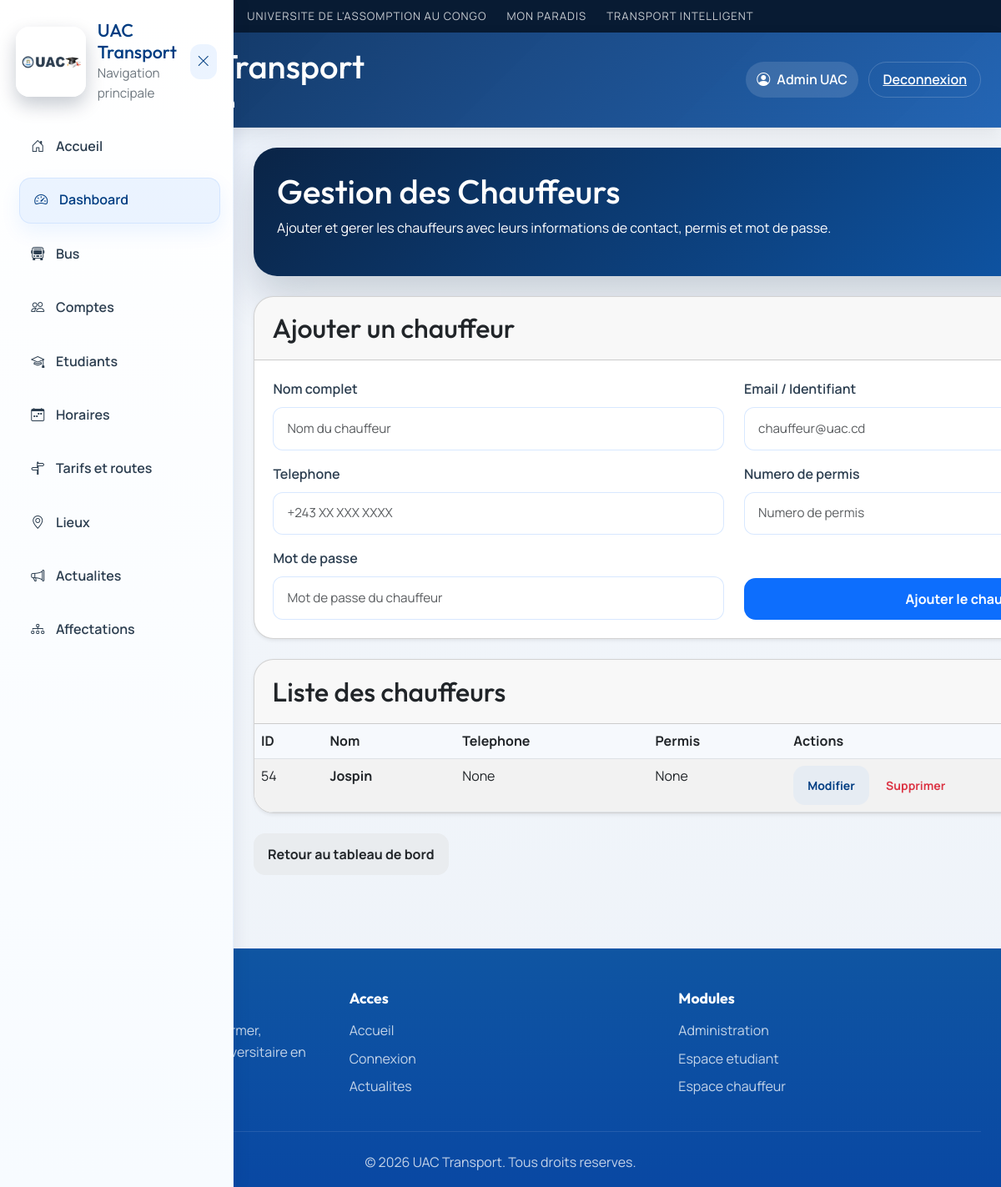
Page /admin/drivers (signed in) on the committed database.
### tables this page shows
CREATE TABLE users (
        id INTEGER PRIMARY KEY AUTOINCREMENT,
        nom TEXT NOT NULL,
        email TEXT UNIQUE NOT NULL,
        password TEXT NOT NULL,
        role TEXT NOT NULL
    , telephone TEXT, permis TEXT, photo_path TEXT, matricule TEXT);

### app.py (the view)
@app.route("/admin/drivers")
def admin_drivers():
    if session.get("role") != "admin":
        return redirect(url_for("login"))
    conn = get_db()
    drivers = conn.execute("SELECT * FROM users WHERE role = 'driver' ORDER BY nom").fetchall()
    conn.close()
    return render_template("admin/drivers.html", drivers=drivers)

### app.py (called while the page is built)
def get_db():
    conn = sqlite3.connect(DATABASE)
    conn.row_factory = sqlite3.Row
    return conn

def get_current_user():
    user_id = session.get("user_id")
    if not user_id:
        return None
    conn = get_db()
    user = conn.execute("SELECT * FROM users WHERE id = ?", (user_id,)).fetchone()
    conn.close()
    return user

@app.context_processor
def inject_current_user():
    return {
        "current_user": get_current_user(),
        "profile_photo_url": profile_photo_url,
        "user_initials": get_user_initials,
    }

### templates/admin/drivers.html (shortened to what this page needs)
{% extends 'base.html' %}
{% block content %}
<div class="admin-page">
    <div class="page-header mb-4">
        <h1>Gestion des Chauffeurs</h1>
        <p class="text-muted">Ajouter et gerer les chauffeurs avec leurs informations de contact, permis et mot de passe.</p>
    </div>
    <div class="admin-form-section">
        <div class="card shadow-sm">
            <div class="card-header">
                <h2>Ajouter un chauffeur</h2>
            </div>
            <div class="card-body">
                <form method="POST" action="/admin/add_driver" class="row gy-3" data-validate>
                    <div class="col-md-6">
                        <label class="form-label">Nom complet</label>
                        <input type="text" name="nom" class="form-control" placeholder="Nom du chauffeur" required>
                    </div>
                    <div class="col-md-6">
                        <label class="form-label">Email / Identifiant</label>
                        <input type="text" name="email" class="form-control" placeholder="chauffeur@uac.cd" required>
                    </div>
                    <div class="col-md-6">
                        <label class="form-label">Telephone</label>
                        <input type="tel" name="telephone" class="form-control" placeholder="+243 XX XXX XXXX" required>
                    </div>
                    <div class="col-md-6">
                        <label class="form-label">Numero de permis</label>
                        <input type="text" name="permis" class="form-control" placeholder="Numero de permis" required>
                    </div>
                    <div class="col-md-6">
                        <label class="form-label">Mot de passe</label>
                        <input type="password" name="password" class="form-control" placeholder="Mot de passe du chauffeur" required>
                    </div>
                    <div class="col-md-6 d-flex align-items-end">
                        <button type="submit" class="btn btn-primary w-100">Ajouter le chauffeur</button>
                    </div>
                </form>
            </div>
        </div>
    </div>
    <div class="admin-list-section mt-4">
        <div class="card shadow-sm">
            <div class="card-header">
                <h2 class="mb-0">Liste des chauffeurs</h2>
            </div>
            <div class="card-body p-0">
                {% if drivers %}
                <div class="table-responsive">
                    <table class="table table-striped mb-0">
                        <thead>
                            <tr>
                                <th>ID</th>
                                <th>Nom</th>
                                <th>Telephone</th>
                                <th>Permis</th>
                                <th>Actions</th>
                            </tr>
                        </thead>
                        <tbody>
                            {% for driver in drivers %}
                            <tr>
                                <td>{{ driver.id }}</td>
                                <td><strong>{{ driver.nom }}</strong></td>
                                <td>{{ driver.telephone }}</td>
                                <td>{{ driver.permis }}</td>
                                <td>
                                    <a href="/admin/edit_driver/{{ driver.id }}" class="btn btn-sm btn-outline-primary">Modifier</a>
                                    <a href="/admin/delete_driver/{{ driver.id }}" class="btn btn-sm btn-outline-danger" onclick="return confirm('Confirmez la suppression?')">Supprimer</a>
                                </td>
                            </tr>
                            {% endfor %}
                        </tbody>
                    </table>
                </div>
                {% else %}
                <div class="p-4 text-center text-muted">
                    <p>Aucun chauffeur enregistre. Ajoutez-en un pour commencer.</p>
                </div>
                {% endif %}
            </div>
        </div>
    </div>
    <div class="mt-4">
        <a href="/admin" class="btn btn-secondary">Retour au tableau de bord</a>
    </div>
</div>
{% endblock %}

### templates/base.html (shortened to what this page needs)
<!DOCTYPE html>
<html lang="fr">
<head>
    <link href="https://cdn.jsdelivr.net/npm/bootstrap@5.3.0/dist/css/bootstrap.min.css" rel="stylesheet">
    <link rel="stylesheet" href="https://cdnjs.cloudflare.com/ajax/libs/font-awesome/6.4.0/css/all.min.css">
    <link rel="stylesheet" href="https://cdn.jsdelivr.net/npm/bootstrap-icons@1.10.5/font/bootstrap-icons.css">
    <link rel="stylesheet" href="{{ url_for('static', filename='css/style.css') }}">
</head>
<body class="{% block body_class %}{% endblock %}">
<header class="site-banner">
    <div class="banner-inner">
        <span class="banner-item">Universite de l'Assomption au Congo</span>
        <span class="banner-item">Mon Paradis</span>
        <span class="banner-item">Transport Intelligent</span>
    </div>
</header>
<header class="topbar">
    <div class="topbar-left">
        <button class="menu-btn" type="button" aria-label="Ouvrir le menu" onclick="toggleMenu()">
        </button>
        <a href="/" class="brand-wrap topbar-brand">
            <img src="{{ url_for('static', filename='img/uaclogo.png') }}" alt="UAC Logo" class="topbar-logo">
            <div>
                <h1>UAC Transport</h1>
                <p class="muted mb-0">
                    {% if session.get('role') == 'admin' %}
                    Administration
                    {% elif session.get('role') == 'student' %}
                    Espace etudiant
                    {% elif session.get('role') == 'driver' %}
                    Espace chauffeur
                    {% else %}
                    Suivi et actualites
                    {% endif %}
                </p>
            </div>
        </a>
    </div>
    <div class="topbar-actions">
        {% if session.get('user_id') %}
        <span class="topbar-user-chip">
            <i class="bi bi-person-circle"></i>
            {{ session.get('nom') }}
        </span>
        <a class="btn btn-link topbar-link" href="/logout">Deconnexion</a>
        {% else %}
        <a class="btn btn-link topbar-link" href="/login">Connexion</a>
        {% endif %}
    </div>
</header>
<aside id="sidebar" class="sidebar">
    <div class="sidebar-header">
        <div class="sidebar-brand">
            <img src="{{ url_for('static', filename='img/uaclogo.png') }}" alt="UAC Logo" class="sidebar-logo">
            <div>
                <h2>UAC Transport</h2>
                <p class="muted mb-0">Navigation principale</p>
            </div>
        </div>
        <button class="close-btn" type="button" aria-label="Fermer" onclick="toggleMenu()">
            <i class="bi bi-x-lg"></i>
        </button>
    </div>
    <nav class="sidebar-nav">
        <a href="/"><i class="bi bi-house-door"></i><span>Accueil</span></a>
        {% if session.get('role') == 'admin' %}
        <a href="/admin"><i class="bi bi-speedometer2"></i><span>Dashboard</span></a>
        <a href="/admin/buses"><i class="bi bi-bus-front"></i><span>Bus</span></a>
        <a href="/admin/users"><i class="bi bi-people"></i><span>Comptes</span></a>
        <a href="/admin/students"><i class="bi bi-mortarboard"></i><span>Etudiants</span></a>
        <a href="/admin/schedules"><i class="bi bi-calendar-week"></i><span>Horaires</span></a>
        <a href="/admin/routes"><i class="bi bi-signpost-split"></i><span>Tarifs et routes</span></a>
        <a href="/admin/locations"><i class="bi bi-geo-alt"></i><span>Lieux</span></a>
        <a href="/admin/news"><i class="bi bi-megaphone"></i><span>Actualites</span></a>
        <a href="/admin/assignments"><i class="bi bi-diagram-3"></i><span>Affectations</span></a>
        {% endif %}
    </nav>
</aside>
<main class="content">
    {% block content %}{% endblock %}
</main>
{% block footer %}
<footer class="footer">
    <div class="footer-content">
        <div class="footer-section">
            <h3>UAC Transport</h3>
            <p>Une plateforme moderne pour informer, organiser et suivre le transport universitaire en temps reel.</p>
        </div>
        <div class="footer-section">
            <h4>Acces</h4>
            <ul>
                <li><a href="/">Accueil</a></li>
                <li><a href="/login">Connexion</a></li>
                <li><a href="/">Actualites</a></li>
            </ul>
        </div>
        <div class="footer-section">
            <h4>Modules</h4>
            <ul>
                <li><a href="/admin">Administration</a></li>
                <li><a href="/student">Espace etudiant</a></li>
                <li><a href="/driver">Espace chauffeur</a></li>
            </ul>
        </div>
    </div>
    <div class="footer-bottom">
        <p class="mb-0">&copy; 2026 UAC Transport. Tous droits reserves.</p>
    </div>
</footer>
{% endblock %}
</body>
</html>

### rows in the picture
users: get "Admin UAC"
users: id "54", nom "Jospin", telephone "None", permis "None"
